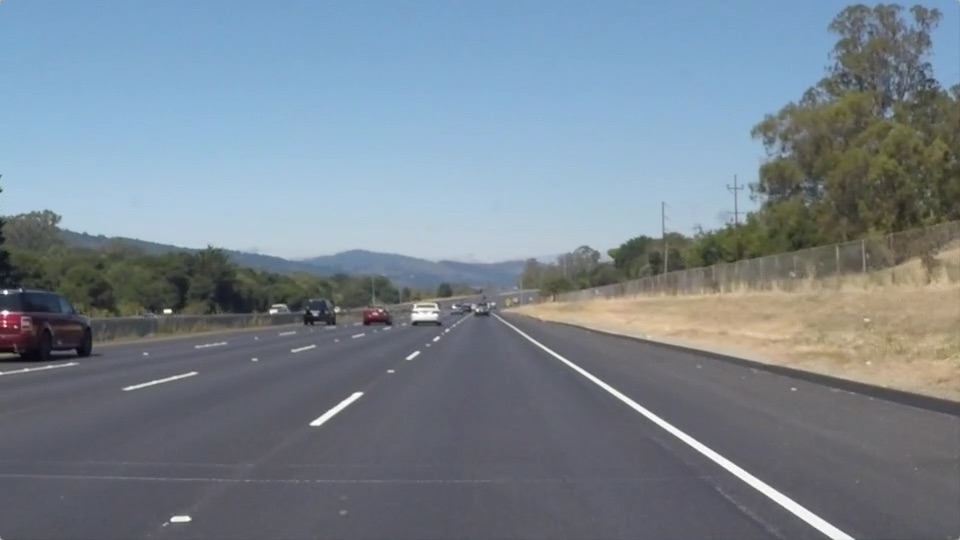
#> input picture test_images/solidWhiteRight.jpg, 960 x 540 px
$ python process_image.py
#> lines starting #> are read from the running program, lines starting #| are printed output that depends on the picture
import pickle
import cv2
import matplotlib.pyplot as plt
#Apply the distortion correction to the raw image.
#read the camera calibration result
with open('dist_pickle.p', mode='rb') as f:
#> (reads dist_pickle.p from the repository)
    dist_pickle = pickle.load(f)

img = cv2.imread('test_images/solidWhiteRight.jpg')
#> img is the input picture: shape (540, 960, 3); mean B, G, R 143.7, 132.6, 120.3
dst = cv2.undistort(img, dist_pickle["mtx"], dist_pickle["dist"], None, dist_pickle["mtx"])
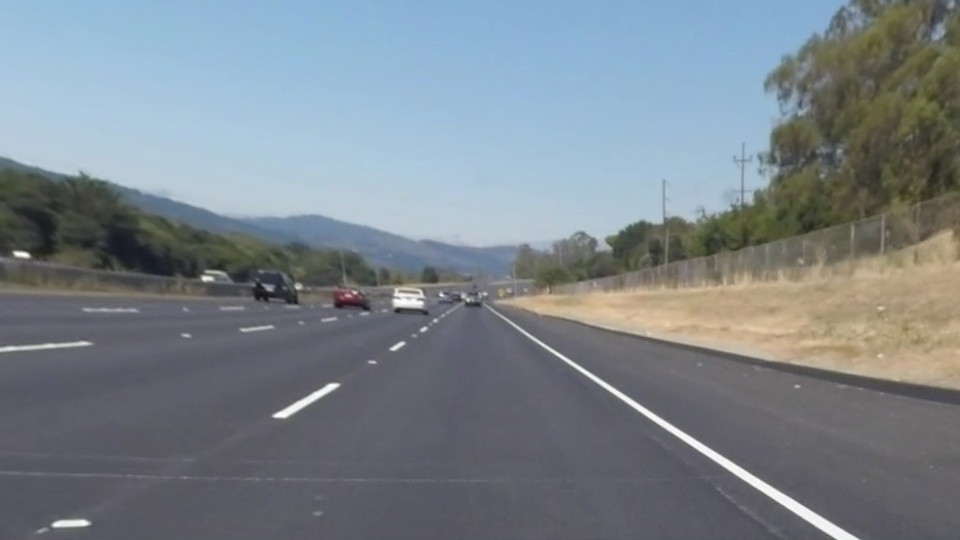
#> dst: shape (540, 960, 3); mean B, G, R 139.4, 132, 123.1
#dst_image = cv2.cvtColor(dst, cv2.COLOR_BGR2RGB)
#plt.imshow(dst_image)
